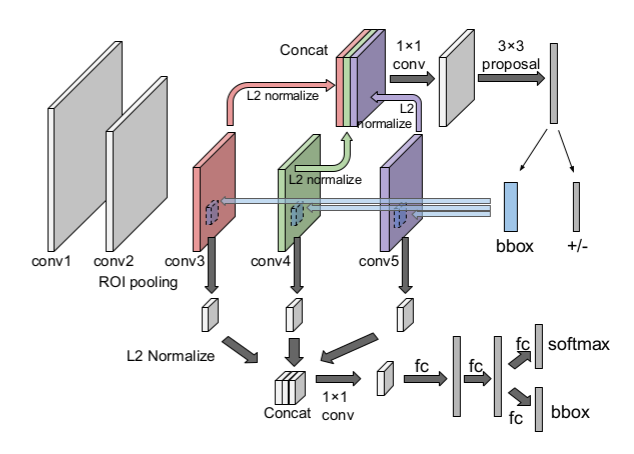
#> input picture WhatWeNeetToModify.png, 634 x 454 px
$ python resize.py ../WhatWeNeetToModify.png
#> lines starting #> are read from the running program, lines starting #| are printed output that depends on the picture
#!/usr/bin/env python

# resize the images to 256 * 480
# put this srcipt into image folder
# python resize.py *.jpg
import sys, cv2
imgs = sys.argv[1:]
for img_name in imgs:
    img = cv2.imread(img_name)
#> img is the input picture: shape (454, 634, 3); mean B, G, R 233.8, 233.2, 233.9
    img = cv2.resize(img, (480, 256))
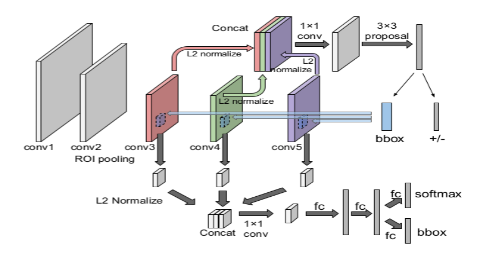
#> img: shape (256, 480, 3); mean B, G, R 233.8, 233.2, 233.8
    cv2.imwrite(img_name, img)
